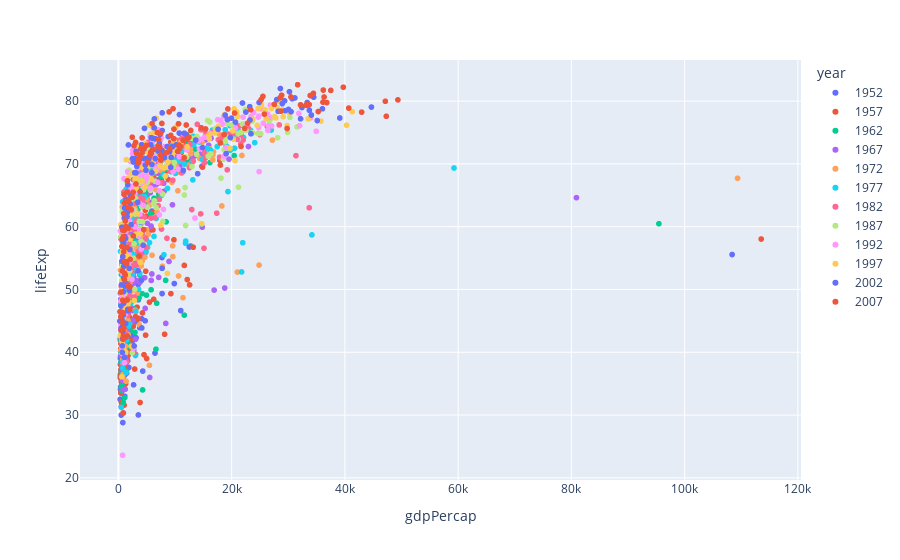

Notebook code cell kept with this figure:
### Code cell
## type your code ##
fig = px.scatter(data_frame=gapminder,x='gdpPercap',y='lifeExp',color='year')# type #) # 산점도 그리기

fig.show()

### Figure 1 — Plotly figure (JSON) as saved in the notebook; plotly's stock layout.template omitted (floating-point values rounded to 4 significant figures; data arrays with more than 128 entries replaced by an {"elided": "..."} marker saying what was removed)
{"data": [{"hovertemplate": "year=1952<br>gdpPercap=%{x}<br>lifeExp=%{y}<extra></extra>", "legendgroup": "1952", "marker": {"color": "#636efa", "symbol": "circle"}, "mode": "markers", "name": "1952", "showlegend": true, "type": "scattergl", "x": {"elided": "142 float values"}, "xaxis": "x", "y": {"elided": "142 float values"}, "yaxis": "y"}, {"hovertemplate": "year=1957<br>gdpPercap=%{x}<br>lifeExp=%{y}<extra></extra>", "legendgroup": "1957", "marker": {"color": "#EF553B", "symbol": "circle"}, "mode": "markers", "name": "1957", "showlegend": true, "type": "scattergl", "x": {"elided": "142 float values"}, "xaxis": "x", "y": {"elided": "142 float values"}, "yaxis": "y"}, {"hovertemplate": "year=1962<br>gdpPercap=%{x}<br>lifeExp=%{y}<extra></extra>", "legendgroup": "1962", "marker": {"color": "#00cc96", "symbol": "circle"}, "mode": "markers", "name": "1962", "showlegend": true, "type": "scattergl", "x": {"elided": "142 float values"}, "xaxis": "x", "y": {"elided": "142 float values"}, "yaxis": "y"}, {"hovertemplate": "year=1967<br>gdpPercap=%{x}<br>lifeExp=%{y}<extra></extra>", "legendgroup": "1967", "marker": {"color": "#ab63fa", "symbol": "circle"}, "mode": "markers", "name": "1967", "showlegend": true, "type": "scattergl", "x": {"elided": "142 float values"}, "xaxis": "x", "y": {"elided": "142 float values"}, "yaxis": "y"}, {"hovertemplate": "year=1972<br>gdpPercap=%{x}<br>lifeExp=%{y}<extra></extra>", "legendgroup": "1972", "marker": {"color": "#FFA15A", "symbol": "circle"}, "mode": "markers", "name": "1972", "showlegend": true, "type": "scattergl", "x": {"elided": "142 float values"}, "xaxis": "x", "y": {"elided": "142 float values"}, "yaxis": "y"}, {"hovertemplate": "year=1977<br>gdpPercap=%{x}<br>lifeExp=%{y}<extra></extra>", "legendgroup": "1977", "marker": {"color": "#19d3f3", "symbol": "circle"}, "mode": "markers", "name": "1977", "showlegend": true, "type": "scattergl", "x": {"elided": "142 float values"}, "xaxis": "x", "y": {"elided": "142 float values"}, "yaxis": "y"}, {"hovertemplate": "year=1982<br>gdpPercap=%{x}<br>lifeExp=%{y}<extra></extra>", "legendgroup": "1982", "marker": {"color": "#FF6692", "symbol": "circle"}, "mode": "markers", "name": "1982", "showlegend": true, "type": "scattergl", "x": {"elided": "142 float values"}, "xaxis": "x", "y": {"elided": "142 float values"}, "yaxis": "y"}, {"hovertemplate": "year=1987<br>gdpPercap=%{x}<br>lifeExp=%{y}<extra></extra>", "legendgroup": "1987", "marker": {"color": "#B6E880", "symbol": "circle"}, "mode": "markers", "name": "1987", "showlegend": true, "type": "scattergl", "x": {"elided": "142 float values"}, "xaxis": "x", "y": {"elided": "142 float values"}, "yaxis": "y"}, {"hovertemplate": "year=1992<br>gdpPercap=%{x}<br>lifeExp=%{y}<extra></extra>", "legendgroup": "1992", "marker": {"color": "#FF97FF", "symbol": "circle"}, "mode": "markers", "name": "1992", "showlegend": true, "type": "scattergl", "x": {"elided": "142 float values"}, "xaxis": "x", "y": {"elided": "142 float values"}, "yaxis": "y"}, {"hovertemplate": "year=1997<br>gdpPercap=%{x}<br>lifeExp=%{y}<extra></extra>", "legendgroup": "1997", "marker": {"color": "#FECB52", "symbol": "circle"}, "mode": "markers", "name": "1997", "showlegend": true, "type": "scattergl", "x": {"elided": "142 float values"}, "xaxis": "x", "y": {"elided": "142 float values"}, "yaxis": "y"}, {"hovertemplate": "year=2002<br>gdpPercap=%{x}<br>lifeExp=%{y}<extra></extra>", "legendgroup": "2002", "marker": {"color": "#636efa", "symbol": "circle"}, "mode": "markers", "name": "2002", "showlegend": true, "type": "scattergl", "x": {"elided": "142 float values"}, "xaxis": "x", "y": {"elided": "142 float values"}, "yaxis": "y"}, {"hovertemplate": "year=2007<br>gdpPercap=%{x}<br>lifeExp=%{y}<extra></extra>", "legendgroup": "2007", "marker": {"color": "#EF553B", "symbol": "circle"}, "mode": "markers", "name": "2007", "showlegend": true, "type": "scattergl", "x": {"elided": "142 float values"}, "xaxis": "x", "y": {"elided": "142 float values"}, "yaxis": "y"}], "layout": {"legend": {"title": {"text": "year"}, "tracegroupgap": 0}, "margin": {"t": 60}, "xaxis": {"anchor": "y", "domain": [0, 1], "title": {"text": "gdpPercap"}}, "yaxis": {"anchor": "x", "domain": [0, 1], "title": {"text": "lifeExp"}}}}
